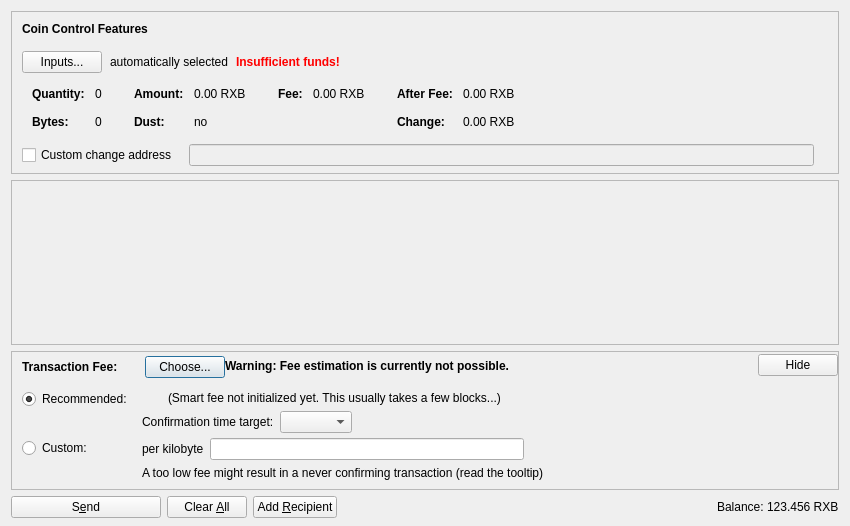
<?xml version="1.0" encoding="UTF-8"?>
<ui version="4.0">
 <class>SendCoinsDialog</class>
 <widget class="QDialog" name="SendCoinsDialog">
  <property name="geometry">
   <rect>
    <x>0</x>
    <y>0</y>
    <width>850</width>
    <height>526</height>
   </rect>
  </property>
  <property name="windowTitle">
   <string>Send Coins</string>
  </property>
  <layout class="QVBoxLayout" name="verticalLayout" stretch="0,1,0,0">
   <property name="bottomMargin">
    <number>8</number>
   </property>
   <item>
    <widget class="QFrame" name="frameCoinControl">
     <property name="sizePolicy">
      <sizepolicy hsizetype="Expanding" vsizetype="Expanding">
       <horstretch>0</horstretch>
       <verstretch>0</verstretch>
      </sizepolicy>
     </property>
     <property name="maximumSize">
      <size>
       <width>16777215</width>
       <height>16777215</height>
      </size>
     </property>
     <property name="frameShape">
      <enum>QFrame::StyledPanel</enum>
     </property>
     <property name="frameShadow">
      <enum>QFrame::Sunken</enum>
     </property>
     <layout class="QVBoxLayout" name="verticalLayoutCoinControl2">
      <property name="spacing">
       <number>0</number>
      </property>
      <property name="leftMargin">
       <number>0</number>
      </property>
      <property name="topMargin">
       <number>0</number>
      </property>
      <property name="rightMargin">
       <number>0</number>
      </property>
      <property name="bottomMargin">
       <number>6</number>
      </property>
      <item>
       <layout class="QVBoxLayout" name="verticalLayoutCoinControl" stretch="0,0,0,0,1">
        <property name="spacing">
         <number>0</number>
        </property>
        <property name="leftMargin">
         <number>10</number>
        </property>
        <property name="topMargin">
         <number>10</number>
        </property>
        <item>
         <layout class="QHBoxLayout" name="horizontalLayoutCoinControl1">
          <property name="bottomMargin">
           <number>15</number>
          </property>
          <item>
           <widget class="QLabel" name="labelCoinControlFeatures">
            <property name="sizePolicy">
             <sizepolicy hsizetype="Preferred" vsizetype="Maximum">
              <horstretch>0</horstretch>
              <verstretch>0</verstretch>
             </sizepolicy>
            </property>
            <property name="font">
             <font>
              <weight>75</weight>
              <bold>true</bold>
             </font>
            </property>
            <property name="styleSheet">
             <string notr="true">font-weight:bold;</string>
            </property>
            <property name="text">
             <string>Coin Control Features</string>
            </property>
           </widget>
          </item>
         </layout>
        </item>
        <item>
         <layout class="QHBoxLayout" name="horizontalLayoutCoinControl2" stretch="0,0,0,0">
          <property name="spacing">
           <number>8</number>
          </property>
          <property name="bottomMargin">
           <number>10</number>
          </property>
          <item>
           <widget class="QPushButton" name="pushButtonCoinControl">
            <property name="styleSheet">
             <string notr="true"/>
            </property>
            <property name="text">
             <string>Inputs...</string>
            </property>
            <property name="autoDefault">
             <bool>false</bool>
            </property>
           </widget>
          </item>
          <item>
           <widget class="QLabel" name="labelCoinControlAutomaticallySelected">
            <property name="text">
             <string>automatically selected</string>
            </property>
            <property name="margin">
             <number>5</number>
            </property>
           </widget>
          </item>
          <item>
           <widget class="QLabel" name="labelCoinControlInsuffFunds">
            <property name="font">
             <font>
              <weight>75</weight>
              <bold>true</bold>
             </font>
            </property>
            <property name="styleSheet">
             <string notr="true">color:red;font-weight:bold;</string>
            </property>
            <property name="text">
             <string>Insufficient funds!</string>
            </property>
            <property name="margin">
             <number>5</number>
            </property>
           </widget>
          </item>
          <item>
           <spacer name="horizontalSpacerCoinControl">
            <property name="orientation">
             <enum>Qt::Horizontal</enum>
            </property>
            <property name="sizeHint" stdset="0">
             <size>
              <width>40</width>
              <height>1</height>
             </size>
            </property>
           </spacer>
          </item>
         </layout>
        </item>
        <item>
         <widget class="QWidget" name="widgetCoinControl" native="true">
          <property name="sizePolicy">
           <sizepolicy hsizetype="Preferred" vsizetype="Preferred">
            <horstretch>0</horstretch>
            <verstretch>0</verstretch>
           </sizepolicy>
          </property>
          <property name="minimumSize">
           <size>
            <width>0</width>
            <height>0</height>
           </size>
          </property>
          <property name="styleSheet">
           <string notr="true"/>
          </property>
          <layout class="QHBoxLayout" name="horizontalLayoutCoinControl5">
           <property name="leftMargin">
            <number>0</number>
           </property>
           <property name="topMargin">
            <number>0</number>
           </property>
           <property name="rightMargin">
            <number>0</number>
           </property>
           <property name="bottomMargin">
            <number>0</number>
           </property>
           <item>
            <layout class="QHBoxLayout" name="horizontalLayoutCoinControl3" stretch="0,0,0,1">
             <property name="spacing">
              <number>20</number>
             </property>
             <property name="topMargin">
              <number>0</number>
             </property>
             <property name="bottomMargin">
              <number>10</number>
             </property>
             <item>
              <layout class="QFormLayout" name="formLayoutCoinControl1">
               <property name="horizontalSpacing">
                <number>10</number>
               </property>
               <property name="verticalSpacing">
                <number>14</number>
               </property>
               <property name="leftMargin">
                <number>10</number>
               </property>
               <property name="topMargin">
                <number>4</number>
               </property>
               <property name="rightMargin">
                <number>6</number>
               </property>
               <item row="0" column="0">
                <widget class="QLabel" name="labelCoinControlQuantityText">
                 <property name="font">
                  <font>
                   <weight>75</weight>
                   <bold>true</bold>
                  </font>
                 </property>
                 <property name="text">
                  <string>Quantity:</string>
                 </property>
                 <property name="margin">
                  <number>0</number>
                 </property>
                </widget>
               </item>
               <item row="0" column="1">
                <widget class="QLabel" name="labelCoinControlQuantity">
                 <property name="cursor">
                  <cursorShape>IBeamCursor</cursorShape>
                 </property>
                 <property name="contextMenuPolicy">
                  <enum>Qt::ActionsContextMenu</enum>
                 </property>
                 <property name="text">
                  <string notr="true">0</string>
                 </property>
                 <property name="margin">
                  <number>0</number>
                 </property>
                 <property name="textInteractionFlags">
                  <set>Qt::LinksAccessibleByMouse|Qt::TextSelectableByKeyboard|Qt::TextSelectableByMouse</set>
                 </property>
                </widget>
               </item>
               <item row="1" column="0">
                <widget class="QLabel" name="labelCoinControlBytesText">
                 <property name="font">
                  <font>
                   <weight>75</weight>
                   <bold>true</bold>
                  </font>
                 </property>
                 <property name="text">
                  <string>Bytes:</string>
                 </property>
                </widget>
               </item>
               <item row="1" column="1">
                <widget class="QLabel" name="labelCoinControlBytes">
                 <property name="cursor">
                  <cursorShape>IBeamCursor</cursorShape>
                 </property>
                 <property name="contextMenuPolicy">
                  <enum>Qt::ActionsContextMenu</enum>
                 </property>
                 <property name="text">
                  <string notr="true">0</string>
                 </property>
                 <property name="textInteractionFlags">
                  <set>Qt::LinksAccessibleByMouse|Qt::TextSelectableByKeyboard|Qt::TextSelectableByMouse</set>
                 </property>
                </widget>
               </item>
              </layout>
             </item>
             <item>
              <layout class="QFormLayout" name="formLayoutCoinControl2">
               <property name="horizontalSpacing">
                <number>10</number>
               </property>
               <property name="verticalSpacing">
                <number>14</number>
               </property>
               <property name="leftMargin">
                <number>6</number>
               </property>
               <property name="topMargin">
                <number>4</number>
               </property>
               <property name="rightMargin">
                <number>6</number>
               </property>
               <item row="0" column="0">
                <widget class="QLabel" name="labelCoinControlAmountText">
                 <property name="font">
                  <font>
                   <weight>75</weight>
                   <bold>true</bold>
                  </font>
                 </property>
                 <property name="text">
                  <string>Amount:</string>
                 </property>
                 <property name="margin">
                  <number>0</number>
                 </property>
                </widget>
               </item>
               <item row="0" column="1">
                <widget class="QLabel" name="labelCoinControlAmount">
                 <property name="cursor">
                  <cursorShape>IBeamCursor</cursorShape>
                 </property>
                 <property name="contextMenuPolicy">
                  <enum>Qt::ActionsContextMenu</enum>
                 </property>
                 <property name="text">
                  <string notr="true">0.00 RXB</string>
                 </property>
                 <property name="textInteractionFlags">
                  <set>Qt::LinksAccessibleByMouse|Qt::TextSelectableByKeyboard|Qt::TextSelectableByMouse</set>
                 </property>
                </widget>
               </item>
               <item row="1" column="0">
                <widget class="QLabel" name="labelCoinControlLowOutputText">
                 <property name="font">
                  <font>
                   <weight>75</weight>
                   <bold>true</bold>
                  </font>
                 </property>
                 <property name="text">
                  <string>Dust:</string>
                 </property>
                </widget>
               </item>
               <item row="1" column="1">
                <widget class="QLabel" name="labelCoinControlLowOutput">
                 <property name="cursor">
                  <cursorShape>IBeamCursor</cursorShape>
                 </property>
                 <property name="contextMenuPolicy">
                  <enum>Qt::ActionsContextMenu</enum>
                 </property>
                 <property name="text">
                  <string notr="true">no</string>
                 </property>
                 <property name="textInteractionFlags">
                  <set>Qt::LinksAccessibleByMouse|Qt::TextSelectableByKeyboard|Qt::TextSelectableByMouse</set>
                 </property>
                </widget>
               </item>
              </layout>
             </item>
             <item>
              <layout class="QFormLayout" name="formLayoutCoinControl3">
               <property name="horizontalSpacing">
                <number>10</number>
               </property>
               <property name="verticalSpacing">
                <number>14</number>
               </property>
               <property name="leftMargin">
                <number>6</number>
               </property>
               <property name="topMargin">
                <number>4</number>
               </property>
               <property name="rightMargin">
                <number>6</number>
               </property>
               <item row="0" column="0">
                <widget class="QLabel" name="labelCoinControlFeeText">
                 <property name="font">
                  <font>
                   <weight>75</weight>
                   <bold>true</bold>
                  </font>
                 </property>
                 <property name="text">
                  <string>Fee:</string>
                 </property>
                 <property name="margin">
                  <number>0</number>
                 </property>
                </widget>
               </item>
               <item row="0" column="1">
                <widget class="QLabel" name="labelCoinControlFee">
                 <property name="cursor">
                  <cursorShape>IBeamCursor</cursorShape>
                 </property>
                 <property name="contextMenuPolicy">
                  <enum>Qt::ActionsContextMenu</enum>
                 </property>
                 <property name="text">
                  <string notr="true">0.00 RXB</string>
                 </property>
                 <property name="textInteractionFlags">
                  <set>Qt::LinksAccessibleByMouse|Qt::TextSelectableByKeyboard|Qt::TextSelectableByMouse</set>
                 </property>
                </widget>
               </item>
              </layout>
             </item>
             <item>
              <layout class="QFormLayout" name="formLayoutCoinControl4">
               <property name="horizontalSpacing">
                <number>10</number>
               </property>
               <property name="verticalSpacing">
                <number>14</number>
               </property>
               <property name="leftMargin">
                <number>6</number>
               </property>
               <property name="topMargin">
                <number>4</number>
               </property>
               <property name="rightMargin">
                <number>6</number>
               </property>
               <item row="0" column="0">
                <widget class="QLabel" name="labelCoinControlAfterFeeText">
                 <property name="font">
                  <font>
                   <weight>75</weight>
                   <bold>true</bold>
                  </font>
                 </property>
                 <property name="text">
                  <string>After Fee:</string>
                 </property>
                 <property name="margin">
                  <number>0</number>
                 </property>
                </widget>
               </item>
               <item row="0" column="1">
                <widget class="QLabel" name="labelCoinControlAfterFee">
                 <property name="cursor">
                  <cursorShape>IBeamCursor</cursorShape>
                 </property>
                 <property name="contextMenuPolicy">
                  <enum>Qt::ActionsContextMenu</enum>
                 </property>
                 <property name="text">
                  <string notr="true">0.00 RXB</string>
                 </property>
                 <property name="textInteractionFlags">
                  <set>Qt::LinksAccessibleByMouse|Qt::TextSelectableByKeyboard|Qt::TextSelectableByMouse</set>
                 </property>
                </widget>
               </item>
               <item row="1" column="0">
                <widget class="QLabel" name="labelCoinControlChangeText">
                 <property name="font">
                  <font>
                   <weight>75</weight>
                   <bold>true</bold>
                  </font>
                 </property>
                 <property name="text">
                  <string>Change:</string>
                 </property>
                </widget>
               </item>
               <item row="1" column="1">
                <widget class="QLabel" name="labelCoinControlChange">
                 <property name="cursor">
                  <cursorShape>IBeamCursor</cursorShape>
                 </property>
                 <property name="contextMenuPolicy">
                  <enum>Qt::ActionsContextMenu</enum>
                 </property>
                 <property name="text">
                  <string notr="true">0.00 RXB</string>
                 </property>
                 <property name="textInteractionFlags">
                  <set>Qt::LinksAccessibleByMouse|Qt::TextSelectableByKeyboard|Qt::TextSelectableByMouse</set>
                 </property>
                </widget>
               </item>
              </layout>
             </item>
            </layout>
           </item>
          </layout>
         </widget>
        </item>
        <item>
         <layout class="QHBoxLayout" name="horizontalLayoutCoinControl4" stretch="0,0,0">
          <property name="spacing">
           <number>12</number>
          </property>
          <property name="sizeConstraint">
           <enum>QLayout::SetDefaultConstraint</enum>
          </property>
          <property name="topMargin">
           <number>5</number>
          </property>
          <property name="rightMargin">
           <number>5</number>
          </property>
          <item>
           <widget class="QCheckBox" name="checkBoxCoinControlChange">
            <property name="toolTip">
             <string>If this is activated, but the change address is empty or invalid, change will be sent to a newly generated address.</string>
            </property>
            <property name="text">
             <string>Custom change address</string>
            </property>
           </widget>
          </item>
          <item>
           <widget class="QValidatedLineEdit" name="lineEditCoinControlChange">
            <property name="enabled">
             <bool>false</bool>
            </property>
            <property name="sizePolicy">
             <sizepolicy hsizetype="Expanding" vsizetype="Fixed">
              <horstretch>0</horstretch>
              <verstretch>0</verstretch>
             </sizepolicy>
            </property>
           </widget>
          </item>
          <item>
           <widget class="QLabel" name="labelCoinControlChangeLabel">
            <property name="sizePolicy">
             <sizepolicy hsizetype="Preferred" vsizetype="Expanding">
              <horstretch>0</horstretch>
              <verstretch>0</verstretch>
             </sizepolicy>
            </property>
            <property name="minimumSize">
             <size>
              <width>0</width>
              <height>0</height>
             </size>
            </property>
            <property name="text">
             <string/>
            </property>
            <property name="margin">
             <number>3</number>
            </property>
           </widget>
          </item>
         </layout>
        </item>
        <item>
         <spacer name="verticalSpacerCoinControl">
          <property name="orientation">
           <enum>Qt::Vertical</enum>
          </property>
          <property name="sizeHint" stdset="0">
           <size>
            <width>800</width>
            <height>1</height>
           </size>
          </property>
         </spacer>
        </item>
       </layout>
      </item>
     </layout>
    </widget>
   </item>
   <item>
    <widget class="QScrollArea" name="scrollArea">
     <property name="widgetResizable">
      <bool>true</bool>
     </property>
     <widget class="QWidget" name="scrollAreaWidgetContents">
      <property name="geometry">
       <rect>
        <x>0</x>
        <y>0</y>
        <width>830</width>
        <height>104</height>
       </rect>
      </property>
      <layout class="QVBoxLayout" name="verticalLayout_2" stretch="0,1">
       <property name="leftMargin">
        <number>0</number>
       </property>
       <property name="topMargin">
        <number>0</number>
       </property>
       <property name="rightMargin">
        <number>0</number>
       </property>
       <property name="bottomMargin">
        <number>0</number>
       </property>
       <item>
        <layout class="QVBoxLayout" name="entries">
         <property name="spacing">
          <number>6</number>
         </property>
        </layout>
       </item>
       <item>
        <spacer name="verticalSpacer">
         <property name="orientation">
          <enum>Qt::Vertical</enum>
         </property>
         <property name="sizeHint" stdset="0">
          <size>
           <width>20</width>
           <height>40</height>
          </size>
         </property>
        </spacer>
       </item>
      </layout>
     </widget>
    </widget>
   </item>
   <item>
    <widget class="QFrame" name="frameFee">
     <property name="sizePolicy">
      <sizepolicy hsizetype="Expanding" vsizetype="Expanding">
       <horstretch>0</horstretch>
       <verstretch>0</verstretch>
      </sizepolicy>
     </property>
     <property name="maximumSize">
      <size>
       <width>16777215</width>
       <height>16777215</height>
      </size>
     </property>
     <property name="frameShape">
      <enum>QFrame::StyledPanel</enum>
     </property>
     <property name="frameShadow">
      <enum>QFrame::Sunken</enum>
     </property>
     <layout class="QVBoxLayout" name="verticalLayoutFee1">
      <property name="spacing">
       <number>0</number>
      </property>
      <property name="leftMargin">
       <number>0</number>
      </property>
      <property name="topMargin">
       <number>0</number>
      </property>
      <property name="rightMargin">
       <number>0</number>
      </property>
      <property name="bottomMargin">
       <number>0</number>
      </property>
      <item>
       <layout class="QVBoxLayout" name="verticalLayoutFee2" stretch="0,0,0">
        <property name="spacing">
         <number>0</number>
        </property>
        <property name="leftMargin">
         <number>10</number>
        </property>
        <property name="topMargin">
         <number>0</number>
        </property>
        <item>
         <layout class="QHBoxLayout" name="horizontalLayoutFee1">
          <property name="bottomMargin">
           <number>0</number>
          </property>
          <item>
           <layout class="QVBoxLayout" name="verticalLayoutFee7">
            <property name="spacing">
             <number>0</number>
            </property>
            <item>
             <spacer name="verticalSpacerSmartFee">
              <property name="orientation">
               <enum>Qt::Vertical</enum>
              </property>
              <property name="sizeType">
               <enum>QSizePolicy::Fixed</enum>
              </property>
              <property name="sizeHint" stdset="0">
               <size>
                <width>1</width>
                <height>4</height>
               </size>
              </property>
             </spacer>
            </item>
            <item>
             <layout class="QHBoxLayout" name="horizontalLayoutSmartFee">
              <property name="spacing">
               <number>10</number>
              </property>
              <item>
               <widget class="QLabel" name="labelFeeHeadline">
                <property name="sizePolicy">
                 <sizepolicy hsizetype="Preferred" vsizetype="Maximum">
                  <horstretch>0</horstretch>
                  <verstretch>0</verstretch>
                 </sizepolicy>
                </property>
                <property name="font">
                 <font>
                  <weight>75</weight>
                  <bold>true</bold>
                 </font>
                </property>
                <property name="styleSheet">
                 <string notr="true">font-weight:bold;</string>
                </property>
                <property name="text">
                 <string>Transaction Fee:</string>
                </property>
               </widget>
              </item>
              <item>
               <widget class="QLabel" name="labelFeeMinimized">
                <property name="text">
                 <string/>
                </property>
               </widget>
              </item>
              <item>
               <widget class="QPushButton" name="buttonChooseFee">
                <property name="text">
                 <string>Choose...</string>
                </property>
               </widget>
              </item>
             </layout>
            </item>
            <item>
             <spacer name="verticalSpacer_5">
              <property name="orientation">
               <enum>Qt::Vertical</enum>
              </property>
              <property name="sizeHint" stdset="0">
               <size>
                <width>1</width>
                <height>1</height>
               </size>
              </property>
             </spacer>
            </item>
           </layout>
          </item>
          <item>
           <widget class="QLabel" name="fallbackFeeWarningLabel">
            <property name="toolTip">
             <string>Using the fallbackfee can result in sending a transaction that will take several hours or days (or never) to confirm. Consider choosing your fee manually or wait until you have validated the complete chain.</string>
            </property>
            <property name="font">
            <font>
                <weight>75</weight>
                <bold>true</bold>
            </font>
            </property>
            <property name="text">
             <string>Warning: Fee estimation is currently not possible.</string>
            </property>
            <property name="wordWrap">
             <bool>false</bool>
            </property>
           </widget>
          </item>
          <item>
           <spacer name="horizontalSpacer_4">
            <property name="orientation">
             <enum>Qt::Horizontal</enum>
            </property>
            <property name="sizeType">
             <enum>QSizePolicy::MinimumExpanding</enum>
            </property>
            <property name="sizeHint" stdset="0">
             <size>
              <width>40</width>
              <height>20</height>
             </size>
            </property>
           </spacer>
          </item>
          <item>
           <widget class="QPushButton" name="buttonMinimizeFee">
            <property name="toolTip">
             <string>collapse fee-settings</string>
            </property>
            <property name="text">
             <string>Hide</string>
            </property>
           </widget>
          </item>
         </layout>
        </item>
        <item>
         <widget class="QFrame" name="frameFeeSelection">
          <layout class="QVBoxLayout" name="verticalLayoutFee12">
           <property name="spacing">
            <number>0</number>
           </property>
           <property name="leftMargin">
            <number>0</number>
           </property>
           <property name="topMargin">
            <number>0</number>
           </property>
           <property name="rightMargin">
            <number>0</number>
           </property>
           <property name="bottomMargin">
            <number>0</number>
           </property>
           <item>
            <layout class="QGridLayout" name="gridLayoutFee">
             <property name="topMargin">
              <number>10</number>
             </property>
             <property name="bottomMargin">
              <number>4</number>
             </property>
             <property name="horizontalSpacing">
              <number>10</number>
             </property>
             <property name="verticalSpacing">
              <number>4</number>
             </property>
             <item row="1" column="1">
              <layout class="QVBoxLayout" name="verticalLayoutFee8">
               <property name="spacing">
                <number>6</number>
               </property>
               <item>
                <layout class="QHBoxLayout" name="horizontalLayoutFee13">
                 <item>
                  <widget class="QLabel" name="labelCustomPerKilobyte">
                   <property name="toolTip">
                    <string>Specify a custom fee per kB (1,000 bytes) of the transaction's virtual size.

Note:  Since the fee is calculated on a per-byte basis, a fee of "100 satoshis per kB" for a transaction size of 500 bytes (half of 1 kB) would ultimately yield a fee of only 50 satoshis.</string>
                   </property>
                   <property name="text">
                    <string>per kilobyte</string>
                   </property>
                  </widget>
                 </item>
                 <item>
                  <widget class="BitcoinAmountField" name="customFee"/>
                 </item>
                 <item>
                  <spacer name="horizontalSpacer_6">
                   <property name="orientation">
                    <enum>Qt::Horizontal</enum>
                   </property>
                   <property name="sizeHint" stdset="0">
                    <size>
                     <width>1</width>
                     <height>1</height>
                    </size>
                   </property>
                  </spacer>
                 </item>
                </layout>
               </item>
               <item>
                <layout class="QHBoxLayout" name="horizontalLayoutFee8">
                 <item>
                  <widget class="QLabel" name="labelCustomFeeWarning">
                   <property name="enabled">
                    <bool>true</bool>
                   </property>
                   <property name="toolTip">
                    <string>When there is less transaction volume than space in the blocks, miners as well as relaying nodes may enforce a minimum fee. Paying only this minimum fee is just fine, but be aware that this can result in a never confirming transaction once there is more demand for ryanbucks transactions than the network can process.</string>
                   </property>
                   <property name="text">
                    <string>A too low fee might result in a never confirming transaction (read the tooltip)</string>
                   </property>
                  </widget>
                 </item>
                 <item>
                  <spacer name="horizontalSpacer_2">
                   <property name="orientation">
                    <enum>Qt::Horizontal</enum>
                   </property>
                   <property name="sizeHint" stdset="0">
                    <size>
                     <width>1</width>
                     <height>1</height>
                    </size>
                   </property>
                  </spacer>
                 </item>
                </layout>
               </item>
              </layout>
             </item>
             <item row="0" column="0">
              <layout class="QVBoxLayout" name="verticalLayoutFee4" stretch="0,1">
               <item>
                <widget class="QRadioButton" name="radioSmartFee">
                 <property name="text">
                  <string>Recommended:</string>
                 </property>
                 <property name="checked">
                  <bool>true</bool>
                 </property>
                 <attribute name="buttonGroup">
                  <string notr="true">groupFee</string>
                 </attribute>
                </widget>
               </item>
               <item>
                <spacer name="verticalSpacer_2">
                 <property name="orientation">
                  <enum>Qt::Vertical</enum>
                 </property>
                 <property name="sizeHint" stdset="0">
                  <size>
                   <width>1</width>
                   <height>1</height>
                  </size>
                 </property>
                </spacer>
               </item>
              </layout>
             </item>
             <item row="1" column="0">
              <layout class="QVBoxLayout" name="verticalLayoutFee9" stretch="0,1">
               <item>
                <widget class="QRadioButton" name="radioCustomFee">
                 <property name="text">
                  <string>Custom:</string>
                 </property>
                 <attribute name="buttonGroup">
                  <string notr="true">groupFee</string>
                 </attribute>
                </widget>
               </item>
               <item>
                <spacer name="verticalSpacer_6">
                 <property name="orientation">
                  <enum>Qt::Vertical</enum>
                 </property>
                 <property name="sizeHint" stdset="0">
                  <size>
                   <width>1</width>
                   <height>1</height>
                  </size>
                 </property>
                </spacer>
               </item>
              </layout>
             </item>
             <item row="0" column="1">
              <layout class="QVBoxLayout" name="verticalLayoutFee3" stretch="0,0,1">
               <property name="spacing">
                <number>6</number>
               </property>
               <property name="topMargin">
                <number>2</number>
               </property>
               <item>
                <layout class="QHBoxLayout" name="horizontalLayoutFee12">
                 <item>
                  <widget class="QLabel" name="labelSmartFee">
                   <property name="text">
                    <string/>
                   </property>
                  </widget>
                 </item>
                 <item>
                  <widget class="QLabel" name="labelFeeEstimation">
                   <property name="text">
                    <string/>
                   </property>
                  </widget>
                 </item>
                 <item>
                  <widget class="QLabel" name="labelSmartFee2">
                   <property name="text">
                    <string>(Smart fee not initialized yet. This usually takes a few blocks...)</string>
                   </property>
                  </widget>
                 </item>
                 <item>
                  <spacer name="horizontalSpacer_5">
                   <property name="orientation">
                    <enum>Qt::Horizontal</enum>
                   </property>
                   <property name="sizeHint" stdset="0">
                    <size>
                     <width>1</width>
                     <height>1</height>
                    </size>
                   </property>
                  </spacer>
                 </item>
                </layout>
               </item>
               <item>
                <layout class="QHBoxLayout" name="horizontalLayoutFee9">
                 <item>
                  <layout class="QVBoxLayout" name="verticalLayoutFee6">
                   <item>
                    <widget class="QLabel" name="labelSmartFee3">
                     <property name="text">
                      <string>Confirmation time target:</string>
                     </property>
                    </widget>
                   </item>
                  </layout>
                 </item>
                 <item>
                  <layout class="QVBoxLayout" name="verticalLayoutFee5">
                   <property name="rightMargin">
                    <number>30</number>
                   </property>
                   <item>
                    <layout class="QHBoxLayout" name="horizontalLayoutConfTarget">
                     <property name="bottomMargin">
                      <number>0</number>
                     </property>
                     <item>
                      <widget class="QComboBox" name="confTargetSelector"/>
                     </item>
                     <item>
                      <spacer name="horizontalSpacerConfTarget">
                       <property name="orientation">
                        <enum>Qt::Horizontal</enum>
                       </property>
                       <property name="sizeHint" stdset="0">
                        <size>
                         <width>40</width>
                         <height>20</height>
                        </size>
                       </property>
                      </spacer>
                     </item>
                    </layout>
                   </item>
                  </layout>
                 </item>
                </layout>
               </item>
               <item>
                <spacer name="verticalSpacer_4">
                 <property name="orientation">
                  <enum>Qt::Vertical</enum>
                 </property>
                 <property name="sizeHint" stdset="0">
                  <size>
                   <width>1</width>
                   <height>1</height>
                  </size>
                 </property>
                </spacer>
               </item>
              </layout>
             </item>
            </layout>
           </item>
          </layout>
         </widget>
        </item>
        <item>
         <spacer name="verticalSpacerFee">
          <property name="orientation">
           <enum>Qt::Vertical</enum>
          </property>
          <property name="sizeHint" stdset="0">
           <size>
            <width>40</width>
            <height>5</height>
           </size>
          </property>
         </spacer>
        </item>
       </layout>
      </item>
     </layout>
    </widget>
   </item>
   <item>
    <layout class="QHBoxLayout" name="horizontalLayout">
     <item>
      <widget class="QPushButton" name="sendButton">
       <property name="minimumSize">
        <size>
         <width>150</width>
         <height>0</height>
        </size>
       </property>
       <property name="toolTip">
        <string>Confirm the send action</string>
       </property>
       <property name="text">
        <string>S&amp;end</string>
       </property>
       <property name="icon">
        <iconset resource="../bitcoin.qrc">
         <normaloff>:/icons/send</normaloff>:/icons/send</iconset>
       </property>
       <property name="autoDefault">
        <bool>false</bool>
       </property>
       <property name="default">
        <bool>false</bool>
       </property>
      </widget>
     </item>
     <item>
      <widget class="QPushButton" name="clearButton">
       <property name="sizePolicy">
        <sizepolicy hsizetype="Minimum" vsizetype="Fixed">
         <horstretch>0</horstretch>
         <verstretch>0</verstretch>
        </sizepolicy>
       </property>
       <property name="toolTip">
        <string>Clear all fields of the form.</string>
       </property>
       <property name="text">
        <string>Clear &amp;All</string>
       </property>
       <property name="icon">
        <iconset resource="../bitcoin.qrc">
         <normaloff>:/icons/remove</normaloff>:/icons/remove</iconset>
       </property>
       <property name="autoDefault">
        <bool>false</bool>
       </property>
      </widget>
     </item>
     <item>
      <widget class="QPushButton" name="addButton">
       <property name="toolTip">
        <string>Send to multiple recipients at once</string>
       </property>
       <property name="text">
        <string>Add &amp;Recipient</string>
       </property>
       <property name="icon">
        <iconset resource="../bitcoin.qrc">
         <normaloff>:/icons/add</normaloff>:/icons/add</iconset>
       </property>
       <property name="autoDefault">
        <bool>false</bool>
       </property>
      </widget>
     </item>
     <item>
      <spacer name="horizontalSpacer">
       <property name="orientation">
        <enum>Qt::Horizontal</enum>
       </property>
       <property name="sizeHint" stdset="0">
        <size>
         <width>40</width>
         <height>20</height>
        </size>
       </property>
      </spacer>
     </item>
     <item>
      <layout class="QHBoxLayout" name="horizontalLayout_2">
       <property name="spacing">
        <number>3</number>
       </property>
       <item>
        <widget class="QLabel" name="label">
         <property name="sizePolicy">
          <sizepolicy hsizetype="Preferred" vsizetype="Fixed">
           <horstretch>0</horstretch>
           <verstretch>0</verstretch>
          </sizepolicy>
         </property>
         <property name="text">
          <string>Balance:</string>
         </property>
        </widget>
       </item>
       <item>
        <widget class="QLabel" name="labelBalance">
         <property name="sizePolicy">
          <sizepolicy hsizetype="Preferred" vsizetype="Fixed">
           <horstretch>0</horstretch>
           <verstretch>0</verstretch>
          </sizepolicy>
         </property>
         <property name="cursor">
          <cursorShape>IBeamCursor</cursorShape>
         </property>
         <property name="text">
          <string notr="true">123.456 RXB</string>
         </property>
         <property name="textInteractionFlags">
          <set>Qt::LinksAccessibleByMouse|Qt::TextSelectableByKeyboard|Qt::TextSelectableByMouse</set>
         </property>
        </widget>
       </item>
      </layout>
     </item>
    </layout>
   </item>
  </layout>
 </widget>
 <customwidgets>
  <customwidget>
   <class>QValidatedLineEdit</class>
   <extends>QLineEdit</extends>
   <header>qt/qvalidatedlineedit.h</header>
  </customwidget>
  <customwidget>
   <class>BitcoinAmountField</class>
   <extends>QLineEdit</extends>
   <header>qt/bitcoinamountfield.h</header>
   <container>1</container>
  </customwidget>
 </customwidgets>
 <resources>
  <include location="../bitcoin.qrc"/>
 </resources>
 <connections/>
 <buttongroups>
  <buttongroup name="groupFee"/>
 </buttongroups>
</ui>
